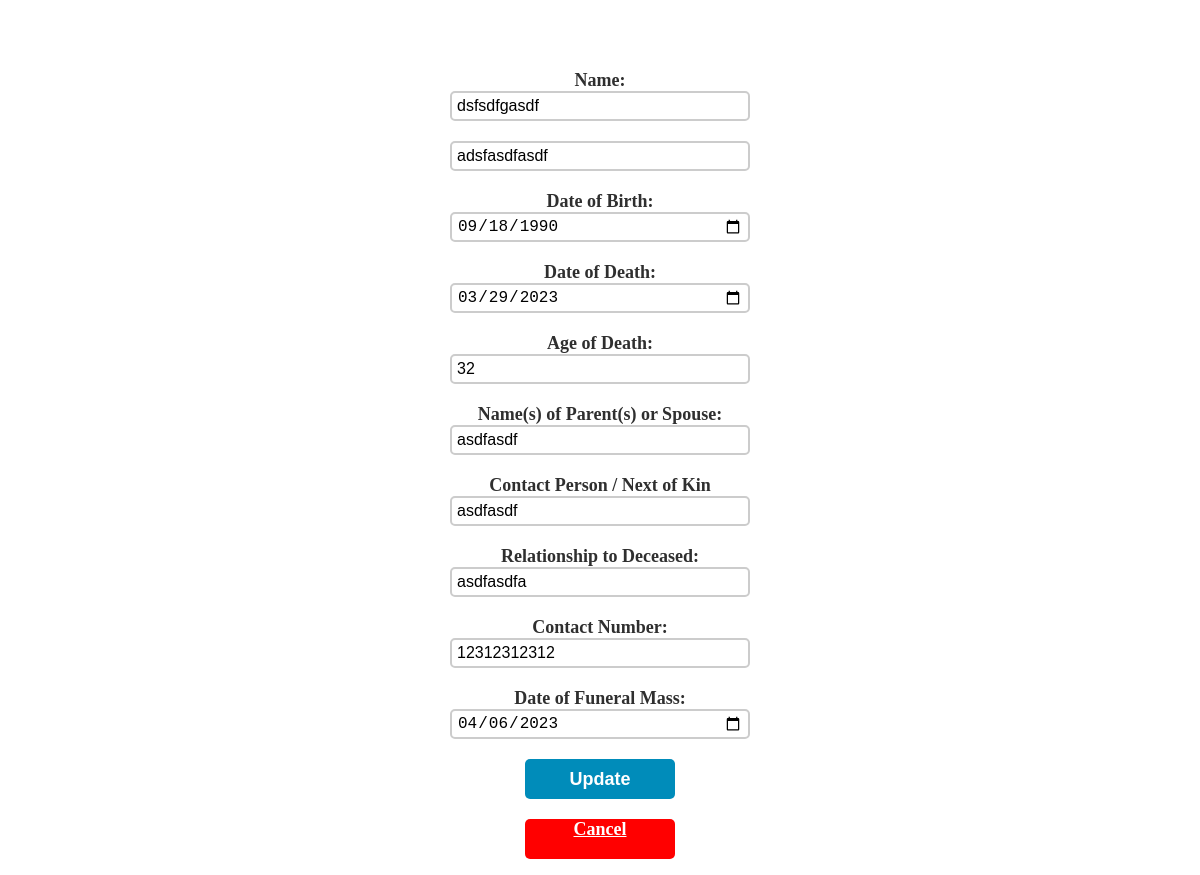
Screenshot of /editfuneral.php?id=2 with the database file from the repository.
### tables this page shows
CREATE TABLE `tbl_funeral` (
  `id` int(11) NOT NULL,
  `lastname` varchar(255) NOT NULL,
  `firstname` varchar(255) NOT NULL,
  `birth` date NOT NULL,
  `death` date NOT NULL,
  `age` int(11) NOT NULL,
  `spouse` varchar(255) NOT NULL,
  `name_of_kin` varchar(255) NOT NULL,
  `relationship_to_deceased` varchar(255) NOT NULL,
  `number` bigint(20) NOT NULL,
  `mass` date NOT NULL,
  `death_certificate` tinyint(1) NOT NULL
);

### editfuneral.php (the view, shortened to what this page needs)
<?php
if (isset($_GET['id'])) {
    $id = $_GET['id'];
    $conn = new mysqli('localhost', 'root', '', 'db_church');
    $stmt = $conn->prepare("SELECT * FROM tbl_funeral WHERE id = ?");
    $stmt->bind_param("i", $id);
    $stmt->execute();
    $result = $stmt->get_result();
    $row = $result->fetch_assoc();
}
?>
<html>
<head>
<link rel="stylesheet" href="edit_record1.css">
</head>
<body>
	<div class="container">
		<?php
			if (isset($_GET['id'])) {
				$id = $_GET['id'];
				$conn = new mysqli('localhost', 'root', '', 'db_church');
				$stmt = $conn->prepare("SELECT * FROM tbl_funeral WHERE id = ?");
				$stmt->bind_param("i", $id);
				$stmt->execute();
				$result = $stmt->get_result();
				$row = $result->fetch_assoc();
			}
		?>
		<form method="post">
            <label for="lastname">Name:</label>
            <input type="text" id="lastname" name="lastname" value="<?php echo $row['lastname']; ?>">
            <input type="text" id="firstname" name="firstname" value="<?php echo $row['firstname']; ?>">
            <label for="birth">Date of Birth:</label>
            <input type="date" id="birth" name="birth" value="<?php echo $row['birth']; ?>">
            <label for="death">Date of Death:</label>
            <input type="date" id="death" name="death" value="<?php echo $row['death']; ?>">
            <label for="age">Age of Death:</label>
            <input type="text" id="age" name="age" value="<?php echo $row['age']; ?>">
            <label for="spouse">Name(s) of Parent(s) or Spouse:</label>
            <input type="text" id="spouse" name="spouse" value="<?php echo $row['spouse']; ?>">
            <label for="name_of_kin">Contact Person / Next of Kin</label>
            <input type="text" id="name_of_kin" name="name_of_kin" value="<?php echo $row['name_of_kin']; ?>">
            <label for="relationship_to_deceased">Relationship to Deceased:</label>
            <input type="text" id="relationship_to_deceased" name="relationship_to_deceased" value="<?php echo $row['relationship_to_deceased']; ?>">
            <label for="number">Contact Number:</label>
            <input type="text" id="number" name="number" value="<?php echo $row['number']; ?>">
            <label for="mass">Date of Funeral Mass:</label>
            <input type="date" id="mass" name="mass" value="<?php echo $row['mass']; ?>">
			<button type="submit" name="update">Update</button>
			<a href="adminfuneral.php">Cancel</a>
		</form>
	</div>
</body>
</html>

### edit_record1.css (style rules this page uses)
form { display: flex; flex-direction: column; align-items: center; margin-top: 50px; }
label { margin-top: 20px; font-size: 18px; font-weight: bold; color: #2f2f2f; }
input[type="text"], input[type="date"] { width: 300px; height: 30px; border: 2px solid #ccc; border-radius: 5px; font-size: 16px; padding: 5px; }
button[type="submit"], a { margin-top: 20px; width: 150px; height: 40px; border: none; border-radius: 5px; font-size: 18px; font-weight: bold; color: #fff; cursor: pointer; transition: all 0.3s ease; }
button[type="submit"] { background-color: #008CBA; }
a { background-color: red; text-align: center; }

### rows the page displays
tbl_funeral: lastname "dsfsdfgasdf", firstname "adsfasdfasdf", birth "09/18/1990", death "03/29/2023", age "32", spouse "asdfasdf", name_of_kin "asdfasdf", relationship_to_deceased "asdfasdfa", number "12312312312", mass "04/06/2023"
